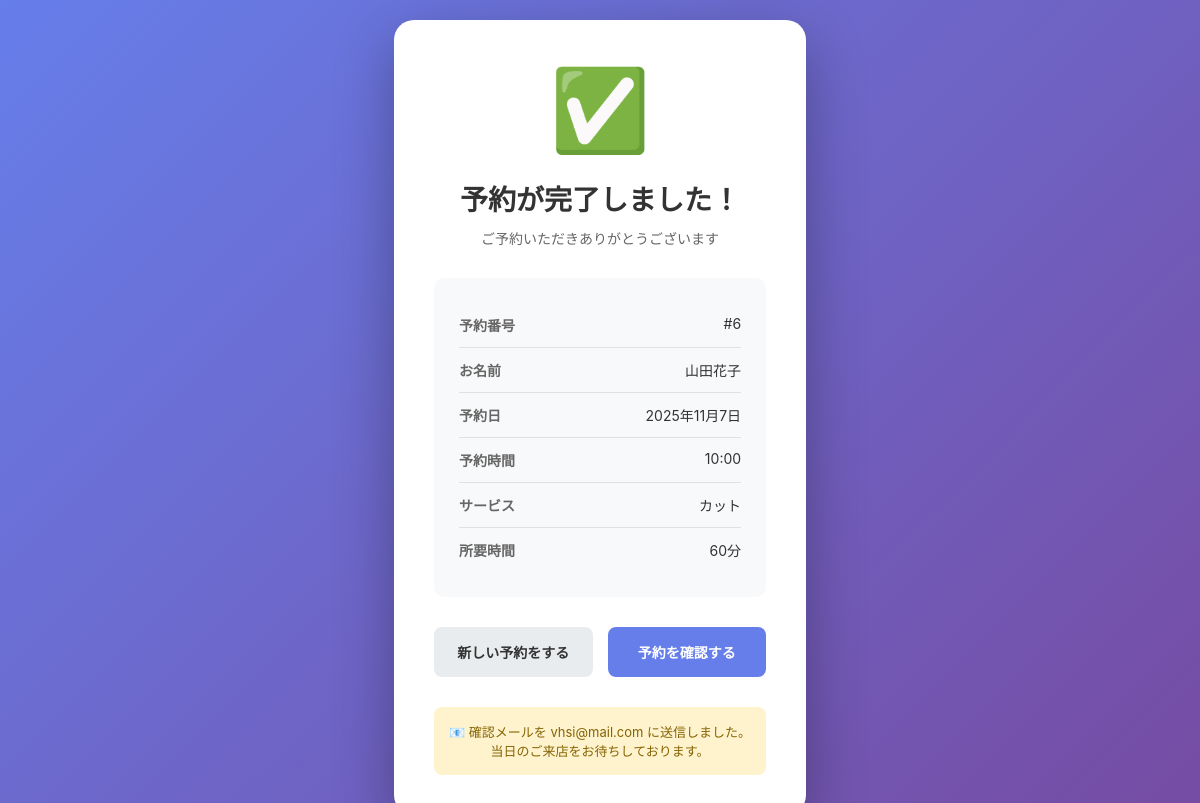
Page /booking/complete/6/ on the earlier database version.
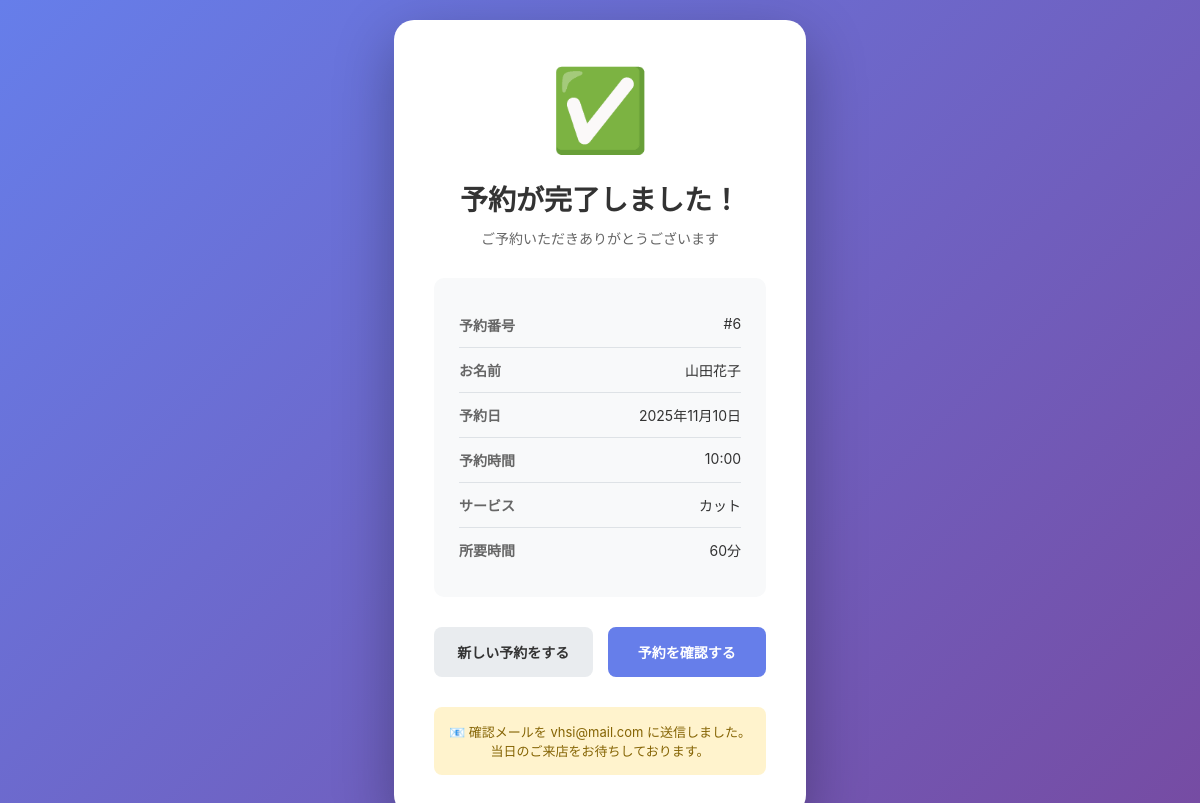
Same page on the later database version.
### main/models.py (models this page shows, shortened)
class Reservation(models.Model):
    STATUS_CHOICES = [
        ('pending', '予約中'),
        ('completed', '完了'),
        ('cancelled', 'キャンセル'),
    ]
    user = models.ForeignKey(Customer, on_delete=models.SET_NULL, null=True, blank=True, verbose_name="顧客")
    reservation_date = models.DateField(verbose_name="予約日")
    reservation_time = models.TimeField(verbose_name="予約時間")
    status = models.CharField(max_length=20, choices=STATUS_CHOICES, default='pending', verbose_name="ステータス")
    guest_name = models.CharField(max_length=100, blank=True, verbose_name="ゲスト名")
    guest_email = models.EmailField(blank=True, verbose_name="ゲストメール")
    notes = models.TextField(blank=True, verbose_name="備考")
    created_at = models.DateTimeField(auto_now_add=True, verbose_name="作成日時")
    updated_at = models.DateTimeField(auto_now=True, verbose_name="更新日時")
    class Meta:
        verbose_name = "予約"
        verbose_name_plural = "予約"

class Customer(models.Model):
    phone_regex = RegexValidator(
        regex=r'^0\d{1,4}-?\d{1,4}-?\d{3,4}$',
        message="正しい電話番号形式で入力してください。（例: 090-1234-5678、03-1234-5678、0120-123-456）"
    )
    name = models.CharField(max_length=100, verbose_name="顧客名")
    phone_number = models.CharField(
        max_length=20,
        verbose_name="電話番号",
        validators=[phone_regex]
    )
    email = models.EmailField(unique=True, verbose_name="メールアドレス")  # 追加
    memo = models.TextField(blank=True, verbose_name="メモ")
    last_visit_date = models.DateField(null=True, blank=True, verbose_name="最終来店日")
    created_at = models.DateTimeField(auto_now_add=True, verbose_name="登録日時")
    updated_at = models.DateTimeField(auto_now=True, verbose_name="更新日時")
    class Meta:
        verbose_name = "顧客"
        verbose_name_plural = "顧客"

### main/views.py (the view)
# urls.py: path('booking/complete/<int:pk>/', views.public_booking_complete, name='public_booking_complete'),
def public_booking_complete(request, pk):
    reservation = get_object_or_404(Reservation, pk=pk)
    return render(request, 'main/public_booking_complete.html', {
        'reservation': reservation,
    })

### main/templates/main/public_booking_complete.html (shortened to what this page needs)
<!DOCTYPE html>
<html lang="ja">
<head>
</head>
<body>
    <div class="container">
        <div class="success-icon">✅</div>
        <h1>予約が完了しました！</h1>
        <p class="subtitle">ご予約いただきありがとうございます</p>
        <div class="reservation-details">
            <div class="detail-row">
                <span class="detail-label">予約番号</span>
                <span class="detail-value">#{{ reservation.pk }}</span>
            </div>
            <div class="detail-row">
                <span class="detail-label">お名前</span>
                <span class="detail-value">{{ reservation.customer.name }}</span>
            </div>
            <div class="detail-row">
                <span class="detail-label">予約日</span>
                <span class="detail-value">{{ reservation.reservation_date }}</span>
            </div>
            <div class="detail-row">
                <span class="detail-label">予約時間</span>
                <span class="detail-value">{{ reservation.reservation_time }}</span>
            </div>
            <div class="detail-row">
                <span class="detail-label">サービス</span>
                <span class="detail-value">{{ reservation.service }}</span>
            </div>
            <div class="detail-row">
                <span class="detail-label">所要時間</span>
                <span class="detail-value">{{ reservation.duration }}分</span>
            </div>
        </div>
        <div class="buttons">
            <a href="{% url 'public_booking' %}" class="button button-secondary">新しい予約をする</a>
            <a href="{% url 'public_booking_check' %}" class="button button-primary">予約を確認する</a>
        </div>
        <div class="note">
            📧 確認メールを {{ reservation.customer.email }} に送信しました。<br>
            当日のご来店をお待ちしております。
        </div>
    </div>
</body>
</html>

Differences in the rows shown:
changed Reservation "カット": reservation_date "2025年11月7日" → "2025年11月10日"
